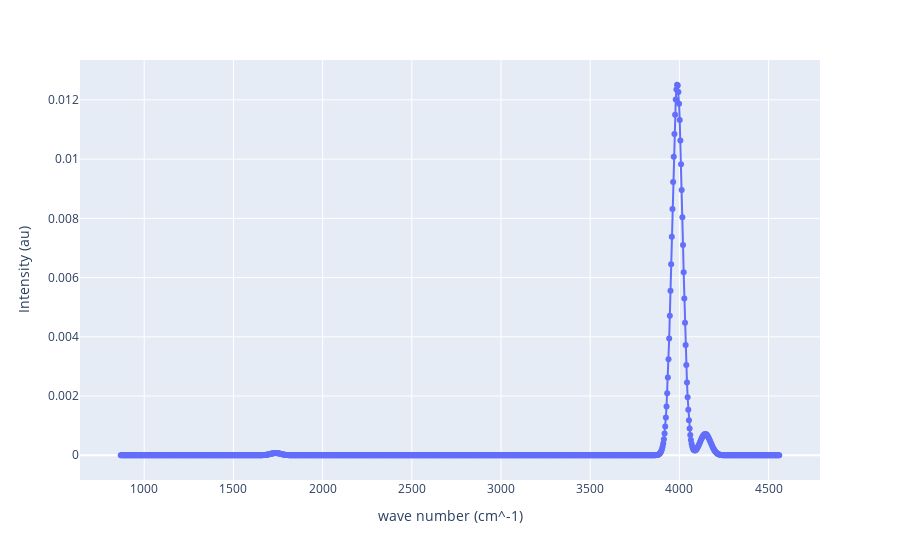

Notebook source saved alongside this figure:
### Markdown cell above
Now we know the normal modes of the molecule, we can compute the derivative of polarizability respect to the normal modes. We will use finite differences method to compute the numerical derivative
$$
\frac{\partial \alpha_{ij}}{\partial q_k} \approx {\alpha(\mathbf{x}+\delta q_k)-\alpha(\mathbf{x}-\delta q_k) \over 2 \delta q_i}.
$$
Then the corresponding Raman intensity can be approximate by 
$$
I_i \propto |\frac{\partial \alpha_{ij}}{\partial q_k}|^2
$$

### Code cell
displacement = 0.0005  # Small displacement in Angstrom

polarizability_tensors = np.zeros((np.size(Vib_freq),3,3))

def compute_polarizability(mol, displacement, Normal_modes, mode_idx, sign):
    """
    Compute the polarizability tensor after displacing along a normal mode.
    """
    new_coords = mol.atom_coords()
    displacements = Normal_modes[mode_idx]* displacement * sign
    new_coords += displacements
    mol_c = mol.copy()
    mol_c.set_geom_(new_coords, unit='ANG')
    displaced_mf = mol.RHF().run()
    polar_tensor = Polarizability(displaced_mf).polarizability_with_freq(freq=0)
    return np.array(polar_tensor)



for mode_idx in range(np.size(Vib_freq)):
    forward_tensor = compute_polarizability(mol, displacement,Nrm_mde, mode_idx, +1)
    backward_tensor = compute_polarizability(mol, displacement, Nrm_mde, mode_idx, -1)
    # Compute finite difference derivative
    polarizability_tensors[mode_idx] = (forward_tensor - backward_tensor) / (2 * displacement)


raman_intensities = np.zeros(np.size(Vib_freq))

for mode_idx, tensor in enumerate(polarizability_tensors):
    raman_intensities[mode_idx]=(np.einsum('ij->',tensor))**2

def gaussian(x, mu, sig=30):
    return np.exp(-np.power(x - mu, 2.) / (2 * np.power(sig, 2.)))


x_range = np.linspace(Vib_freq.min()*0.5, Vib_freq.max()*1.1, num=1000)

intensity = np.zeros(x_range.size)

for e, f in zip(Vib_freq, raman_intensities):
    intensity += gaussian(x_range, e) * f
    
# Rough normalization of intensity
dx = (x_range[-1] - x_range[0])/x_range.size
area = (intensity*dx).sum()
intensity /= area

# Plot raman intensity versus wave number
data = pd.DataFrame({"wave number (cm^-1)":x_range, "Intensity (au)":intensity})
fig = px.line(data, x="wave number (cm^-1)", y="Intensity (au)", markers=True)
fig.show()

### Figure 1 — Plotly figure (JSON) as saved in the notebook; plotly's stock layout.template omitted (floating-point values rounded to 4 significant figures; data arrays with more than 128 entries replaced by an {"elided": "..."} marker saying what was removed)
{"data": [{"hovertemplate": "wave number (cm^-1)=%{x}<br>Intensity (au)=%{y}<extra></extra>", "legendgroup": "", "line": {"color": "#636efa", "dash": "solid"}, "marker": {"symbol": "circle"}, "mode": "lines+markers", "name": "", "orientation": "v", "showlegend": false, "type": "scatter", "x": {"elided": "1000 float values"}, "xaxis": "x", "y": {"elided": "1000 float values"}, "yaxis": "y"}], "layout": {"legend": {"tracegroupgap": 0}, "margin": {"t": 60}, "xaxis": {"anchor": "y", "domain": [0, 1], "title": {"text": "wave number (cm^-1)"}}, "yaxis": {"anchor": "x", "domain": [0, 1], "title": {"text": "Intensity (au)"}}}}
